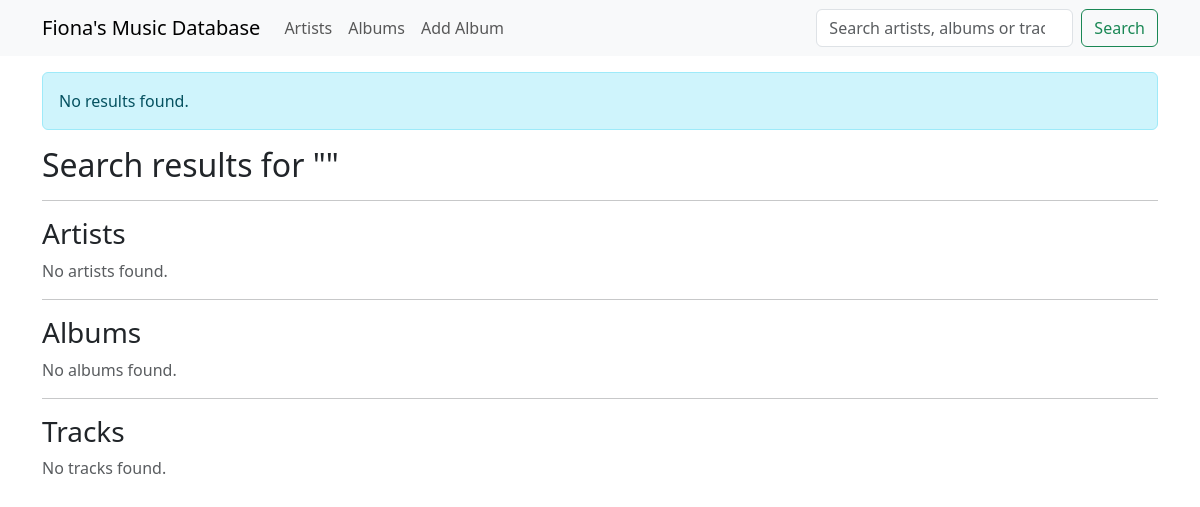
The page /search on the database as committed earlier.
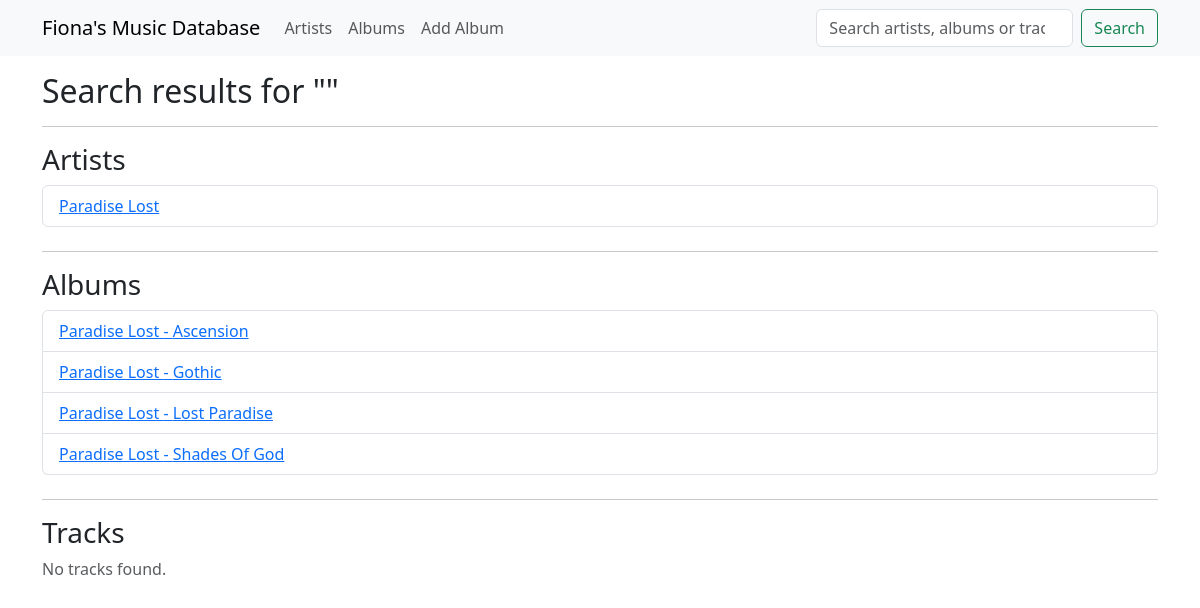
The same page on the database as committed later.
### app/models.py (models this page shows)
class Artists(db.Model):
    __tablename__ = "artists"
    id: so.Mapped[int] = so.mapped_column(primary_key=True)
    name: so.Mapped[str] = so.mapped_column(sa.String(128), index=True, unique=True)
    country: so.Mapped[Optional[str]] = so.mapped_column(sa.String(64))
    year_of_founding: so.Mapped[Optional[int]] = so.mapped_column(
        sa.Integer, index=True
    )
    notes: so.Mapped[Optional[str]] = so.mapped_column(sa.String(256))
    albums: so.Mapped[list["Albums"]] = so.relationship(back_populates="artist")

class Albums(db.Model):
    __tablename__ = "albums"
    id: so.Mapped[int] = so.mapped_column(primary_key=True)
    artist_id: so.Mapped[int] = so.mapped_column(sa.ForeignKey(Artists.id), index=True)
    discogs_id: so.Mapped[Optional[int]] = so.mapped_column(sa.Integer, unique=True)
    title: so.Mapped[str] = so.mapped_column(sa.String(64), index=True)
    year: so.Mapped[Optional[int]] = so.mapped_column(sa.Integer)
    format: so.Mapped[FormatEnum] = so.mapped_column(
        sa.Enum(FormatEnum, name="format_enum")
    )
    label: so.Mapped[Optional[str]] = so.mapped_column(sa.String(64))
    cover_path: so.Mapped[Optional[str]] = so.mapped_column(sa.String(128))
    notes: so.Mapped[Optional[str]] = so.mapped_column(sa.String(256))
    artist: so.Mapped["Artists"] = so.relationship(back_populates="albums")
    tracks: so.Mapped[list["Tracks"]] = so.relationship(
        back_populates="album", cascade="all, delete-orphan"
    )
    genres: so.Mapped[list["Genres"]] = so.relationship(
        secondary=album_genres, back_populates="albums"
    )

### app/main/routes.py (the view)
@bp.route("/search", methods=["GET", "POST"])
def search():
    query = request.args.get("q", "").strip()
    limit = Config.SEARCH_LIMIT
    artists = (
        db.session.query(Artists)
        .filter(Artists.name.ilike(f"%{query}%"))
        .order_by(Artists.name)
        .limit(limit)
        .all()
    )
    albums = (
        db.session.query(Albums)
        .options(selectinload(Albums.artist), selectinload(Albums.genres))
        .join(Artists)
        .outerjoin(Albums.genres)
        .filter(
            or_(
                Albums.title.ilike(f"%{query}%"),
                Artists.name.ilike(f"%{query}%"),
                Albums.genres.any(Genres.name.ilike(f"%{query}%")),
                sa.cast(Albums.year, sa.String).ilike(f"%{query}%"),
                sa.cast(Albums.format, sa.String).ilike(f"%{query}%"),
            )
        )
        .distinct()
        .order_by(Albums.title.ilike(f"{query}%").desc(), Albums.title)
        .limit(limit)
        .all()
    )
    tracks = (
        db.session.query(Tracks)
        .options(selectinload(Tracks.album).selectinload(Albums.artist))
        .join(Albums)
        .join(Artists)
        .filter(
            or_(
                Tracks.title.ilike(f"%{query}%"),
                Albums.title.ilike(f"%{query}%"),
                Artists.name.ilike(f"%{query}%"),
            )
        )
        .order_by(Tracks.title)
        .limit(limit)
        .all()
    )
    if not any([artists, albums, tracks]):
        flash("No results found.")
    return render_template(
        "search_results.html",
        query=query,
        artists=artists,
        albums=albums,
        tracks=tracks,
    )

### app/templates/search_results.html
{% extends "base.html" %} {% block content %}
<h2>Search results for "{{ query }}"</h2>
<hr />
<h3>Artists</h3>
{% if artists %}
<ul class="list-group mb-4">
  {% for artist in artists %}
  <li class="list-group-item">
    <a href="{{ url_for('main.artist_details', artist_id=artist.id) }}"
      >{{ artist.name }}</a
    >
  </li>
  {% endfor %}
</ul>
{% else %}
<p class="text-muted">No artists found.</p>
{% endif %}
<hr />
<h3>Albums</h3>
{% if albums %}
<ul class="list-group mb-4">
  {% for album in albums %}
  <li class="list-group-item">
    <a href="{{ url_for('main.album_details', album_id=album.id) }}"
      >{{ album.artist.name }} - {{ album.title }}</a
    >
  </li>
  {% endfor %}
</ul>
{% else %}
<p class="text-muted">No albums found.</p>
{% endif %}
<hr />
<h3>Tracks</h3>
{% if tracks %}
<ul class="list-group">
  {% for track in tracks %}
  <li class="list-group-item">
    <a href="{{ url_for('main.album_details', album_id=track.album.id) }}"
      >{{ track.title }}</a
    >
    <br />
    <small class="text-muted">
      {{ track.album.artist.name }} - {{ track.album.title }}
    </small>
  </li>
  {% endfor %}
</ul>
{% else %}
<p class="text-muted">No tracks found.</p>
{% endif %} {% endblock %}

### app/templates/base.html (shortened to what this page needs)
<!doctype html>
<html lang="en">
  <head>
    <link
      href="https://cdn.jsdelivr.net/npm/bootstrap@5.3.2/dist/css/bootstrap.min.css"
      rel="stylesheet"
    />
  </head>
  <body>
    <nav class="navbar navbar-expand-lg bg-body-tertiary">
      <div class="container">
        <a class="navbar-brand" href="{{ url_for('main.index') }}"
          >Fiona's Music Database</a
        >
        <div class="collapse navbar-collapse" id="navbarSupportedContent">
          <ul class="navbar-nav me-auto mb-2 mb-lg-0">
            <li class="nav-item">
              <a
                class="nav-link"
                aria-current="page"
                href="{{ url_for('main.artists') }}"
                >Artists</a
              >
            </li>
            <li class="nav-item">
              <a
                class="nav-link"
                aria-current="page"
                href="{{ url_for('main.albums') }}"
                >Albums</a
              >
            </li>
            <li class="nav-item">
              <a
                class="nav-link"
                aria-current="page"
                href="{{ url_for('main.add_album') }}"
                >Add Album</a
              >
            </li>
          </ul>
          <ul class="navbar-nav mb-2 mb-lg-0">
            <li class="nav-item">
              <form
                class="d-flex"
                method="GET"
                action="{{ url_for('main.search') }}"
              >
                <input
                  class="form-control me-2"
                  type="search"
                  name="q"
                  placeholder="Search artists, albums or tracks."
                  value="{{ request.args.get('q', '') }}"
                  required
                />
                <button class="btn btn-outline-success" type="submit">
                  Search
                </button>
              </form>
            </li>
          </ul>
        </div>
      </div>
    </nav>
    <div class="container mt-3">
      {% with messages = get_flashed_messages() %} {% if messages %} {% for
      message in messages %}
      <div class="alert alert-info" role="alert">{{ message }}</div>
      {% endfor %} {% endif %} {% endwith %} {% block content %}{% endblock %}
    </div>
  </body>
</html>

Rows that differ between the two databases and show on the page:
added Artists: name "Paradise Lost"
added Albums: artist.name "Paradise Lost", title "Ascension"
added Albums: artist.name "Paradise Lost", title "Gothic"
added Albums: artist.name "Paradise Lost", title "Lost Paradise"
added Albums: artist.name "Paradise Lost", title "Shades Of God"
Other text that changed with them:
list line gone: "No results found."
text no longer shown: "No artists found. No albums found."
